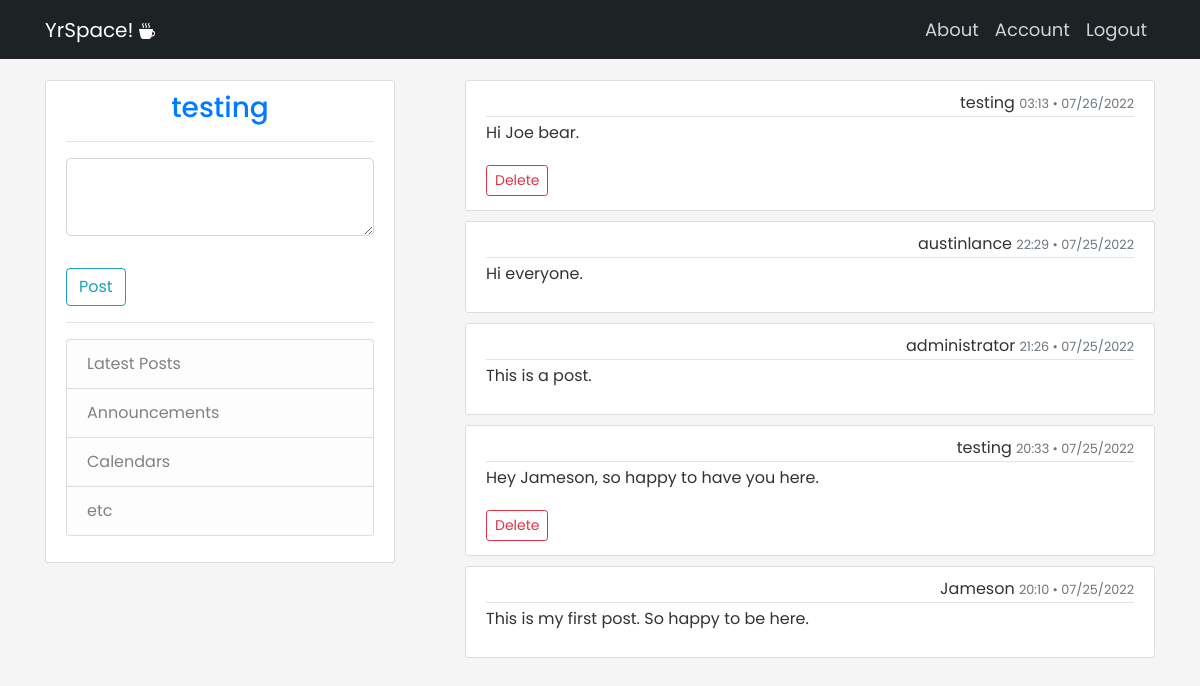
The app's page / (signed in) with its own data.
### yourspace/models.py (models this page shows, shortened)
class User(db.Model, UserMixin):
    id = db.Column(db.Integer, primary_key=True)
    username = db.Column(db.String(80), unique=True, nullable=False)
    password = db.Column(db.String(60), nullable=False)
    email = db.Column(db.String(120), unique=True, nullable=False)
    posts = db.relationship('Post', backref='author', lazy=True) #One to Many Relationship with Post table
    is_admin = db.Column(db.Boolean, unique=False, default=False)

class Post(db.Model):
    id = db.Column(db.Integer, primary_key=True)
    date_posted = db.Column(db.DateTime, nullable=False, default=datetime.utcnow)
    content = db.Column(db.Text, nullable=False)
    user_id = db.Column(db.Integer, db.ForeignKey('user.id'), nullable=False)

### yourspace/routes.py (the view)
@app.route('/', methods=['GET', 'POST'])
def home():
    posts = Post.query.order_by(Post.date_posted.desc()).all()
    form = PostForm()
    if form.validate_on_submit():
        post = Post(content=form.content.data, author=current_user)
        db.session.add(post)
        db.session.commit()
        flash(f'Your post has been created.', 'success')
        return redirect(url_for('home'))
    return render_template('home.html', form=form, posts=posts)

### yourspace/forms.py
class PostForm(FlaskForm):
    content = TextAreaField('Content', validators=[DataRequired()])
    submit = SubmitField('Post')

### yourspace/models.py (called while the page is built)
@login_manager.user_loader
def load_user(user_id):
    return User.query.get(int(user_id))

### yourspace/templates/home.html (shortened to what this page needs)
{% extends "base.html" %}
{% block content %}
  {% if posts | length == 0 %}
    <article class="media content-section">
        <div class="media-body">
          <div class="article-metadata">
            <p>No posts yet. :( </p>
        </div>
      </article>
  {% else %}
    <ul>
    {% for post in posts %}
    <article class="media content-section">
        <div class="media-body">
          <div class="article-metadata">
            {{ post.author.username }}
            <small class="text-muted">{{ post.date_posted.strftime("%H:%M • %m/%d/%Y") }}</small>
          </div>
          <p class="article-content">{{ post.content }}</p>
          {% if post.author == current_user %}
          <div class="text-end">
            <button type="button" class="btn btn-outline-danger btn-sm mt-1 mb-1" data-toggle="modal" data-target="#deleteModal">Delete</button>
          </div>
        {% endif %}
        </div>
      </article>
      {% endfor %}
      </ul>
    {% endif %}
</div>
{% endblock content %}

### yourspace/templates/base.html (shortened to what this page needs)
<!DOCTYPE html>
<html lang="en">
  <head>
    <link
      rel="stylesheet"
      href="https://maxcdn.bootstrapcdn.com/bootstrap/4.5.2/css/bootstrap.min.css"
    />
    <link
    rel="stylesheet"
    type="text/css"
    href="{{ url_for('static', filename='index.css')}}"
    />
  </head>
  <body>
    <header class="site-header">
      <nav class="navbar navbar-expand-md navbar-dark bg-breaker fixed-top">
        <div class="container">
          <a class="navbar-brand mr-4" href="{{ url_for('home') }}">YrSpace!
        </a>
          <div class="collapse navbar-collapse" id="navbarToggle">
            <div class="navbar-nav">
              {% if current_user.is_authenticated %}
                <a class="nav-item nav-link" href="{{ url_for('about') }}">About</a>
                <a class="nav-item nav-link" href="{{ url_for('account') }}">Account</a>
                <a class="nav-item nav-link" href="{{ url_for('logout') }}">Logout</a>
              {% else %}
                <a class="nav-item nav-link" href="{{ url_for('about') }}">About</a>
                <a class="nav-item nav-link" href="{{ url_for('login') }}">Login</a>
                <a class="nav-item nav-link" href="{{ url_for('register') }}">Register</a>
              {% endif %}
            </div>
          </div>
        </div>
      </nav>
    </header>
    <main role="main" class="container">
        <div class="row">
            <div class="col-md-4">
                <div class="content-section">
                  {% if current_user.is_authenticated %}
                  <h3><a href="{{ url_for('account')}}">{{ current_user.username }}</a></h3>
                    <hr/>
                  <form action="" method="POST">
                    <fieldset class="form-group">
                        <div class="form-group">
                          {% if form.content.errors %}
                              {{ form.content(class="form-control form-control-lg is-invalid") }}
                              <div class="invalid-feedback">
                                  {% for error in form.content.errors %}
                                      <span>{{ error }}</span>
                                  {% endfor %}
                              </div>
                          {% else %}
                              {{ form.content(class="form-control form-control-lg") }}
                          {% endif %}
                        </div>
                      </fieldset>
                      <div class="form-group">
                        {{form.submit(class="btn btn-outline-info")}}
                      </div>
                  </form>
                  <hr/>
                  {% else %}
                  <h3>Join YrSpace today.</h3>
                  <hr />
                  {% endif %}
                  <ul class="list-group">
                    <li class="list-group-item list-group-item-light">Latest Posts</li>
                    <li class="list-group-item list-group-item-light">Announcements</li>
                    <li class="list-group-item list-group-item-light">Calendars</li>
                    <li class="list-group-item list-group-item-light">etc</li>
                  </ul>
              </div>
            </div>
          <div class="col-md-8">
            {% block content %}{% endblock %}
          </div>
      </main>
  </body>
</html>

### yourspace/static/index.css (style rules this page uses)
body { background: whitesmoke; color: #333333; margin-top: 5rem; font-family: 'Poppins', sans-serif;; }
h1, h2, h3, h4, h5, h6 { color: #444444; }
h3 { color: #444444; text-align: center; }
.bg-breaker { background-color: #1d2225; }
.site-header .navbar-nav .nav-link { color: #cbd5db; font-size: 18px; font-family: 'Poppins', sans-serif;; }
.content-section { background: #ffffff; padding: 10px 20px; border: 1px solid #dddddd; border-radius: 3px; margin-bottom: 10px; }
.article-content { white-space: pre-line; }
.article-metadata { padding-bottom: 1px; margin-bottom: 4px; border-bottom: 1px solid #e3e3e3; text-align: right; }
a { text-decoration: none; }

### records on screen
User: username "testing"
Post: author.username "testing", date_posted "03:13 • 07/26/2022", content "Hi Joe bear.", shows "Delete"
Post: author.username "austinlance", date_posted "22:29 • 07/25/2022", content "Hi everyone."
Post: author.username "administrator", date_posted "21:26 • 07/25/2022", content "This is a post."
Post: author.username "testing", date_posted "20:33 • 07/25/2022", content "Hey Jameson, so happy to have you here.", shows "Delete"
Post: author.username "Jameson", date_posted "20:10 • 07/25/2022", content "This is my first post. So happy to be here."
